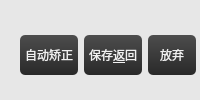
             <widget class="QWidget" name="widget_13" native="true">
              <property name="styleSheet">
               <string notr="true">background-color: rgb(231, 231, 231);</string>
              </property>
              <layout class="QHBoxLayout" name="horizontalLayout_4">
               <property name="leftMargin">
                <number>20</number>
               </property>
               <property name="topMargin">
                <number>15</number>
               </property>
               <property name="rightMargin">
                <number>4</number>
               </property>
               <property name="bottomMargin">
                <number>4</number>
               </property>
               <item>
                <widget class="QPushButton" name="pushBtnAutoCalc">
                 <property name="minimumSize">
                  <size>
                   <width>0</width>
                   <height>30</height>
                  </size>
                 </property>
                 <property name="styleSheet">
                  <string notr="true">QPushButton{
	border-style: none;
	border: 0px;
	color: #F0F0F0;
	padding: 5px;	
	min-height: 30px;
	border-radius:5px;
	font: 11pt &quot;微软雅黑&quot;;
	background: qlineargradient(spread:pad, x1:0, y1:0, x2:0, y2:1, stop:0 #4D4D4D, stop:1 #292929); 
}

QPushButton[focusPolicy=&quot;0&quot;] {
	border-style: none;
	border: 0px;
	color: #F0F0F0;
	padding: 0px;	
	min-height: 30px;
	border-radius:3px;
	background: qlineargradient(spread:pad, x1:0, y1:0, x2:0, y2:1, stop:0 #4D4D4D, stop:1 #292929); 
}

QPushButton:hover{ 
	background: qlineargradient(spread:pad, x1:0, y1:0, x2:0, y2:1, stop:0 #636363, stop:1 #575757);
}

QPushButton:pressed{ 
	background: qlineargradient(spread:pad, x1:0, y1:0, x2:0, y2:1, stop:0 #4D4D4D, stop:1 #292929);
}</string>
                 </property>
                 <property name="text">
                  <string>自动矫正</string>
                 </property>
                </widget>
               </item>
               <item>
                <widget class="QPushButton" name="pushBtnSaveReturn">
                 <property name="minimumSize">
                  <size>
                   <width>0</width>
                   <height>30</height>
                  </size>
                 </property>
                 <property name="styleSheet">
                  <string notr="true">QPushButton{
	border-style: none;
	border: 0px;
	color: #F0F0F0;
	padding: 5px;	
	min-height: 30px;
	border-radius:5px;
	font: 11pt &quot;微软雅黑&quot;;
	background: qlineargradient(spread:pad, x1:0, y1:0, x2:0, y2:1, stop:0 #4D4D4D, stop:1 #292929); 
}

QPushButton[focusPolicy=&quot;0&quot;] {
	border-style: none;
	border: 0px;
	color: #F0F0F0;
	padding: 0px;	
	min-height: 30px;
	border-radius:3px;
	background: qlineargradient(spread:pad, x1:0, y1:0, x2:0, y2:1, stop:0 #4D4D4D, stop:1 #292929); 
}

QPushButton:hover{ 
	background: qlineargradient(spread:pad, x1:0, y1:0, x2:0, y2:1, stop:0 #636363, stop:1 #575757);
}

QPushButton:pressed{ 
	background: qlineargradient(spread:pad, x1:0, y1:0, x2:0, y2:1, stop:0 #4D4D4D, stop:1 #292929);
}</string>
                 </property>
                 <property name="text">
                  <string>保存&amp;返回</string>
                 </property>
                </widget>
               </item>
               <item>
                <widget class="QPushButton" name="pushBtnCancel">
                 <property name="minimumSize">
                  <size>
                   <width>0</width>
                   <height>30</height>
                  </size>
                 </property>
                 <property name="styleSheet">
                  <string notr="true">QPushButton{
	border-style: none;
	border: 0px;
	color: #F0F0F0;
	padding: 5px;	
	min-height: 30px;
	border-radius:5px;
	font: 11pt &quot;微软雅黑&quot;;
	background: qlineargradient(spread:pad, x1:0, y1:0, x2:0, y2:1, stop:0 #4D4D4D, stop:1 #292929); 
}

QPushButton[focusPolicy=&quot;0&quot;] {
	border-style: none;
	border: 0px;
	color: #F0F0F0;
	padding: 0px;	
	min-height: 30px;
	border-radius:3px;
	background: qlineargradient(spread:pad, x1:0, y1:0, x2:0, y2:1, stop:0 #4D4D4D, stop:1 #292929); 
}

QPushButton:hover{ 
	background: qlineargradient(spread:pad, x1:0, y1:0, x2:0, y2:1, stop:0 #636363, stop:1 #575757);
}

QPushButton:pressed{ 
	background: qlineargradient(spread:pad, x1:0, y1:0, x2:0, y2:1, stop:0 #4D4D4D, stop:1 #292929);
}</string>
                 </property>
                 <property name="text">
                  <string>放弃</string>
                 </property>
                </widget>
               </item>
              </layout>
             </widget>
